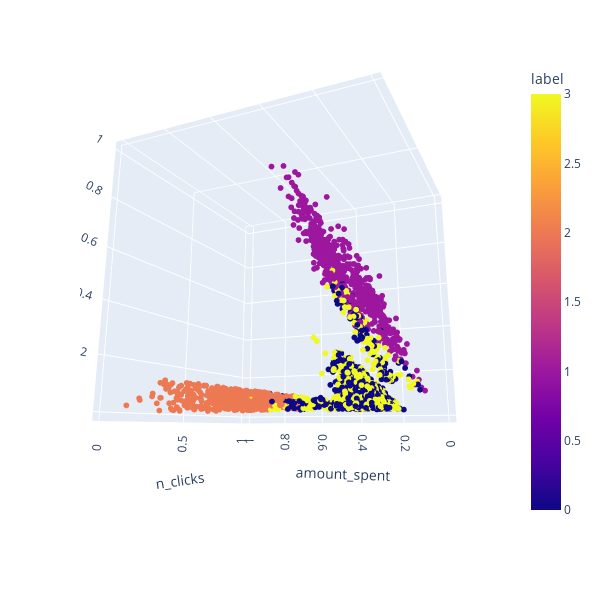

Notebook cell for this chart:
### Code cell
import plotly.express as px

fig = px.scatter_3d(clusters, x='n_clicks', y='amount_spent', z='amount_discount', color='label', width=600, height=600)
fig.update_traces(marker=dict(size=2), selector=dict(mode='markers'))
fig.show()

### Figure 1 — Plotly figure (JSON) as saved in the notebook; plotly's stock layout.template omitted (floating-point values rounded to 4 significant figures; data arrays with more than 128 entries replaced by an {"elided": "..."} marker saying what was removed)
{"data": [{"hovertemplate": "n_clicks=%{x}<br>amount_spent=%{y}<br>amount_discount=%{z}<br>label=%{marker.color}<extra></extra>", "legendgroup": "", "marker": {"color": {"elided": "2479 int values"}, "coloraxis": "coloraxis", "size": 2, "symbol": "circle"}, "mode": "markers", "name": "", "scene": "scene", "showlegend": false, "type": "scatter3d", "x": {"elided": "2479 float values"}, "y": {"elided": "2479 float values"}, "z": {"elided": "2479 float values"}}], "layout": {"coloraxis": {"colorbar": {"title": {"text": "label"}}, "colorscale": [[0, "#0d0887"], [0.1111, "#46039f"], [0.2222, "#7201a8"], [0.3333, "#9c179e"], [0.4444, "#bd3786"], [0.5556, "#d8576b"], [0.6667, "#ed7953"], [0.7778, "#fb9f3a"], [0.8889, "#fdca26"], [1, "#f0f921"]]}, "height": 600, "legend": {"tracegroupgap": 0}, "margin": {"t": 60}, "scene": {"aspectmode": "auto", "aspectratio": {"x": 1, "y": 1.0, "z": 1}, "camera": {"center": {"x": 0, "y": 0, "z": 0}, "eye": {"x": -1.915, "y": -0.8637, "z": -0.5244}, "projection": {"type": "perspective"}, "up": {"x": 0, "y": 0, "z": 1}}, "domain": {"x": [0, 1], "y": [0, 1]}, "xaxis": {"title": {"text": "n_clicks"}, "type": "linear"}, "yaxis": {"title": {"text": "amount_spent"}, "type": "linear"}, "zaxis": {"title": {"text": "amount_discount"}, "type": "linear"}}, "width": 600}}
